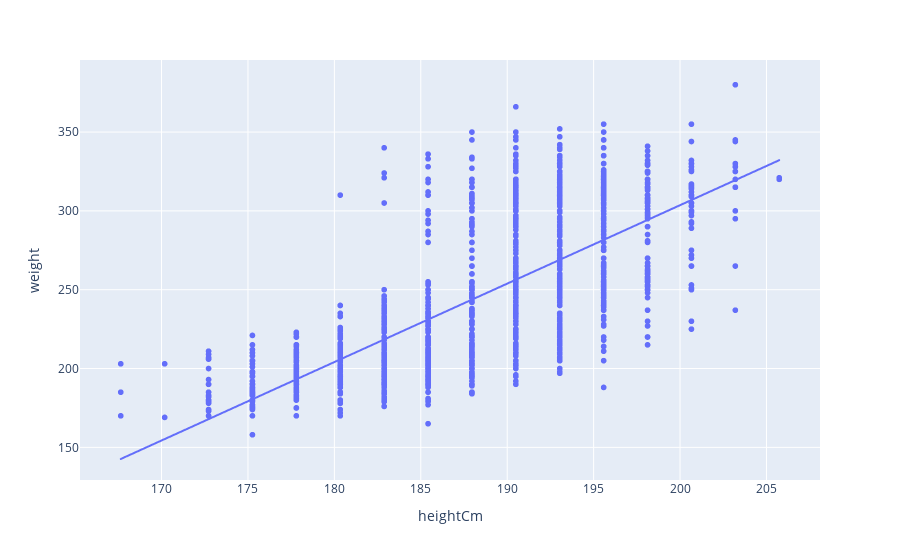

Here is the notebook cell this chart was saved with:
### Code cell
fig = px.scatter(players, x='heightCm', y='weight', trendline="ols")
fig.show()

### Figure 1 — Plotly figure (JSON) as saved in the notebook; plotly's stock layout.template omitted (floating-point values rounded to 4 significant figures; data arrays with more than 128 entries replaced by an {"elided": "..."} marker saying what was removed)
{"data": [{"hovertemplate": "heightCm=%{x}<br>weight=%{y}<extra></extra>", "legendgroup": "", "marker": {"color": "#636efa", "symbol": "circle"}, "mode": "markers", "name": "", "showlegend": false, "type": "scattergl", "x": {"elided": "1679 float values"}, "xaxis": "x", "y": {"elided": "1679 int values"}, "yaxis": "y"}, {"hovertemplate": "<b>OLS trendline</b><br>weight = 4.97477 * heightCm + -691.352<br>R<sup>2</sup>=0.498137<br><br>heightCm=%{x}<br>weight=%{y} <b>(trend)</b><extra></extra>", "legendgroup": "", "marker": {"color": "#636efa", "symbol": "circle"}, "mode": "lines", "name": "", "showlegend": false, "type": "scattergl", "x": {"elided": "1679 float values"}, "xaxis": "x", "y": {"elided": "1679 float values"}, "yaxis": "y"}], "layout": {"legend": {"tracegroupgap": 0}, "margin": {"t": 60}, "xaxis": {"anchor": "y", "domain": [0, 1], "title": {"text": "heightCm"}}, "yaxis": {"anchor": "x", "domain": [0, 1], "title": {"text": "weight"}}}}
